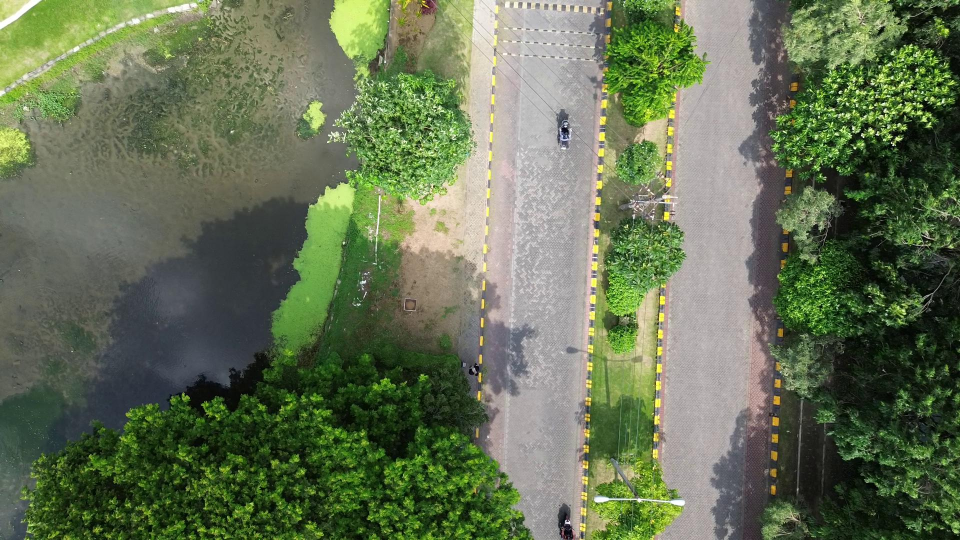
#> input picture dataset2/frame_20250206_072846_184100.jpg, 1920 x 1080 px, found by its file name (shown at 1/2 size); its folder holds 4 pictures in this run
$ python orb_flann.py
#> lines starting #> are read from the running program, lines starting #| are printed output that depends on the picture; after the words box and inside, x2 and y2 are one past the last pixel; in counts of white or black regions, pixels touching at a corner belong together
import cv2
import numpy as np
import os

def auto_crop(image):
    gray = cv2.cvtColor(image, cv2.COLOR_BGR2GRAY)
    _, thresh = cv2.threshold(gray, 1, 255, cv2.THRESH_BINARY)
    contours, _ = cv2.findContours(thresh, cv2.RETR_EXTERNAL, cv2.CHAIN_APPROX_SIMPLE)
    if contours:
        c = max(contours, key=cv2.contourArea)  # kontur terbesar
        x, y, w, h = cv2.boundingRect(c)
        return image[y:y+h, x:x+w]
    return image

def blend_images(base_img, overlay_img, x, y):
    # Membuat ROI (region of interest) di base_img
    h, w = overlay_img.shape[:2]
    roi = base_img[y:y+h, x:x+w]

    # Buat mask dari overlay_img (non hitam)
    gray_overlay = cv2.cvtColor(overlay_img, cv2.COLOR_BGR2GRAY)
    _, mask = cv2.threshold(gray_overlay, 1, 255, cv2.THRESH_BINARY)

    mask_inv = cv2.bitwise_not(mask)

    # Area base_img tanpa overlay
    base_bg = cv2.bitwise_and(roi, roi, mask=mask_inv)

    # Area overlay_img yang akan ditaruh
    overlay_fg = cv2.bitwise_and(overlay_img, overlay_img, mask=mask)

    # Gabungkan
    dst = cv2.add(base_bg, overlay_fg)
    base_img[y:y+h, x:x+w] = dst
    return base_img

def stitch_pair(img1, img2, debug_matches=False):
    gray1 = cv2.cvtColor(img1, cv2.COLOR_BGR2GRAY)
    gray2 = cv2.cvtColor(img2, cv2.COLOR_BGR2GRAY)

    orb = cv2.ORB_create(8000)
    kp1, des1 = orb.detectAndCompute(gray1, None)
    kp2, des2 = orb.detectAndCompute(gray2, None)

    if des1 is None or des2 is None:
        print("Feature descriptors not found.")
        return img1

    # === FLANN + LSH for ORB (binary descriptor) ===
    index_params = dict(
        algorithm=6,          # FLANN_INDEX_LSH
        table_number=6,
        key_size=12,
        multi_probe_level=1
    )
    search_params = dict(checks=50)

    flann = cv2.FlannBasedMatcher(index_params, search_params)

    # FLANN membutuhkan descriptor bertipe uint8
    if des1.dtype != np.uint8:
        des1 = des1.astype(np.uint8)
    if des2.dtype != np.uint8:
        des2 = des2.astype(np.uint8)

    matches = flann.knnMatch(des1, des2, k=2)

    # Lowe's Ratio Test
    good = []
    for m, n in matches:
        if m.distance < 0.75 * n.distance:
            good.append(m)

    print(f"Good matches: {len(good)}")

    if len(good) < 10:
        print("Not enough good matches.")
        return img1

    if debug_matches:
        match_img = cv2.drawMatches(img1, kp1, img2, kp2, good, None, flags=2)
        cv2.imshow("Matches", match_img)
        cv2.waitKey(0)
        cv2.destroyWindow("Matches")

    src_pts = np.float32([kp1[m.queryIdx].pt for m in good]).reshape(-1,1,2)
    dst_pts = np.float32([kp2[m.trainIdx].pt for m in good]).reshape(-1,1,2)

    # Homography (DLT + RANSAC)
    H, _ = cv2.findHomography(src_pts, dst_pts, cv2.RANSAC, 5.0)
    if H is None:
        print("Homography computation failed.")
        return img1

    h1, w1 = img1.shape[:2]
    h2, w2 = img2.shape[:2]

    corners_img1 = np.float32([[0,0], [0,h1], [w1,h1], [w1,0]]).reshape(-1,1,2)
    warped_corners = cv2.perspectiveTransform(corners_img1, H)
    all_corners = np.concatenate(
        (warped_corners,
         np.float32([[0,0], [0,h2], [w2,h2], [w2,0]]).reshape(-1,1,2)),
        axis=0
    )

    [xmin, ymin] = np.int32(all_corners.min(axis=0).ravel())
    [xmax, ymax] = np.int32(all_corners.max(axis=0).ravel())

    translation = [-xmin, -ymin]
    trans_mat = np.array([
        [1, 0, translation[0]],
        [0, 1, translation[1]],
        [0, 0, 1]
    ])

    output_width = xmax - xmin
    output_height = ymax - ymin

    max_dim = 32000
    if output_width > max_dim or output_height > max_dim:
        print(f"Skipping stitching due to large size: {output_width}x{output_height}")
        return img1

    result = cv2.warpPerspective(
        img1, trans_mat @ H, (output_width, output_height)
    )

    result = blend_images(result, img2, translation[0], translation[1])

    return result

def stitch_images_from_folder(folder_path, debug_matches=False):
#> called with folder_path = 'dataset2', debug_matches = False
    image_files = sorted([
        os.path.join(folder_path, f)
        for f in os.listdir(folder_path)
        if f.lower().endswith(('.jpg', '.jpeg', '.png'))
    ])

    if len(image_files) < 2:
        print("Need at least two images to stitch.")
        return None

    images = [cv2.imread(p) for p in image_files]
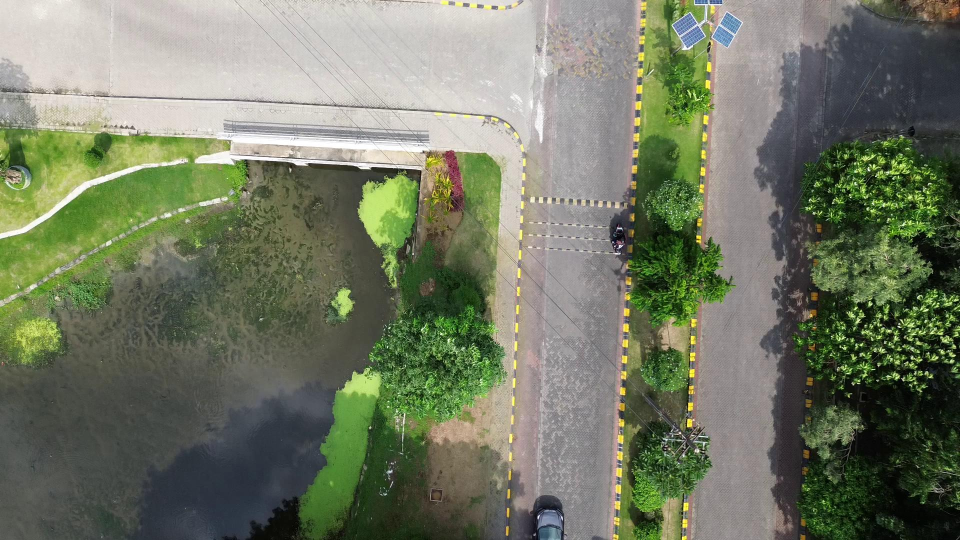
#> input picture dataset2/frame_20250206_072850_054633.jpg, 1920 x 1080 px, found by its file name (shown at 1/2 size)
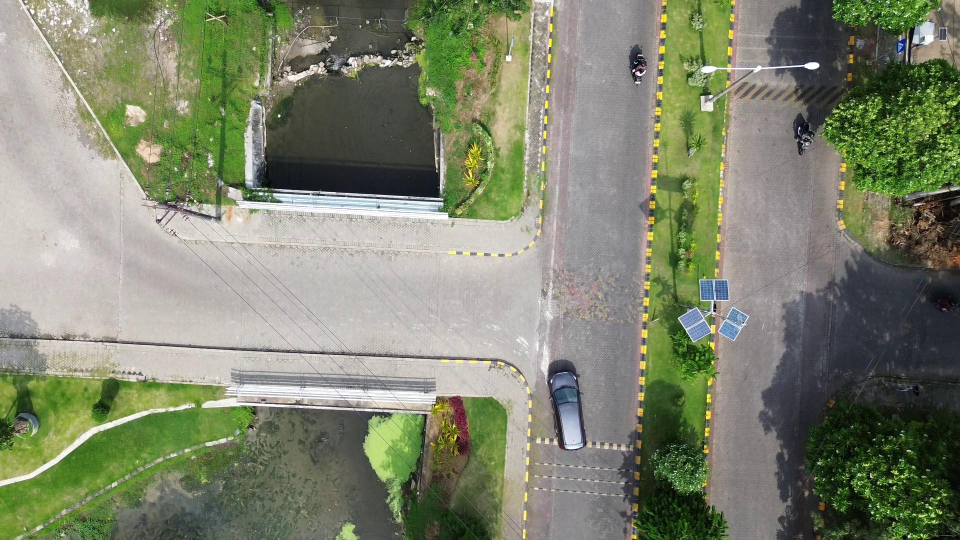
#> input picture dataset2/frame_20250206_072853_925166.jpg, 1920 x 1080 px, found by its file name (shown at 1/2 size)
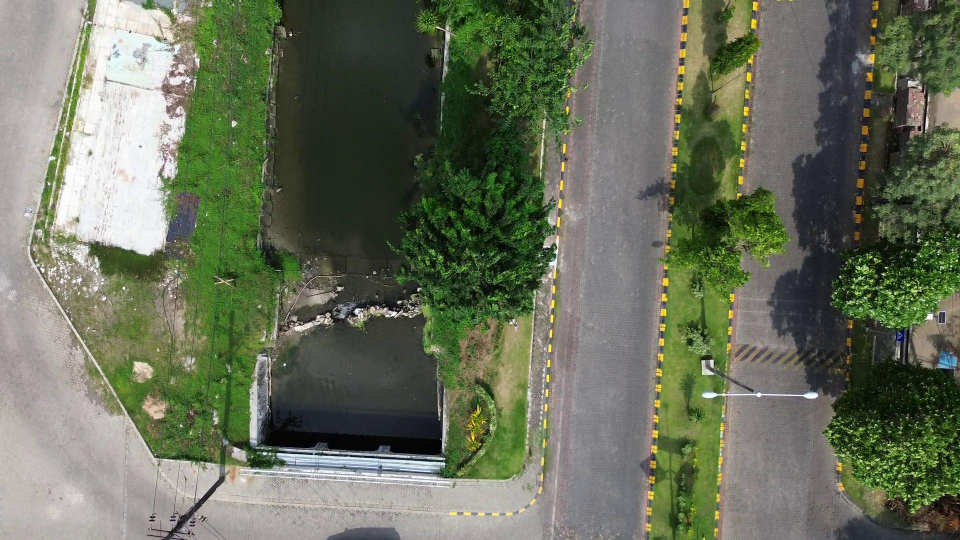
#> input picture dataset2/frame_20250206_072857_795700.jpg, 1920 x 1080 px, found by its file name (shown at 1/2 size)
#> images = 4 items
    stitched = images[0]
#> stitched is the input picture: shape (1080, 1920, 3); mean B, G, R 84, 114, 101.3

    for i in range(1, len(images)):
        print(f"Stitching image {i+1}/{len(images)}: {os.path.basename(image_files[i])}")
        stitched = stitch_pair(stitched, images[i], debug_matches)

        if i % 5 == 0:
            stitched = auto_crop(stitched)
            scale_percent = 50
            width = int(stitched.shape[1] * scale_percent / 100)
            height = int(stitched.shape[0] * scale_percent / 100)
            stitched = cv2.resize(stitched, (width, height), interpolation=cv2.INTER_AREA)
            print(f"Resized and cropped stitched image to: {width}x{height}")
#> this loop made 3 passes
#> (h1 in stitch_pair, w1 in stitch_pair, corners_img1 in stitch_pair, xmin in stitch_pair, xmax in stitch_pair, ymax in stitch_pair, trans_mat in stitch_pair, output_width in stitch_pair) on passes 1 to 3: (1080, 1920, [[0, 0], [0, 1080], [1920, 1080], [1920, 0]], -145, 1920, 1595, [[1, 0, 145], [0, 1, 0], [0, 0, 1]], 2065), (1595, 2065, [[0, 0], [0, 1595], [2065, 1595], [2065, 0]], -187, 1964, 2146, [[1, 0, 187], [0, 1, 0], [0, 0, 1]], 2151), (2146, 2151, [[0, 0], [0, 2146], [2151, 2146], [2151, 0]], -195, 1970, 2430, [[1, 0, 195], [0, 1, 0], [0, 0, 1]], 2165)
#| Stitching image 2/4: frame_20250206_072850_054633.jpg
#| Good matches: 183
#| Stitching image 3/4: frame_20250206_072853_925166.jpg
#| Good matches: 212
#| Stitching image 4/4: frame_20250206_072857_795700.jpg
#| Good matches: 304
#> pass 1, in stitch_pair, `result = cv2.warpPerspective( img1, trans_mat @ H, (output_width, outp..`:
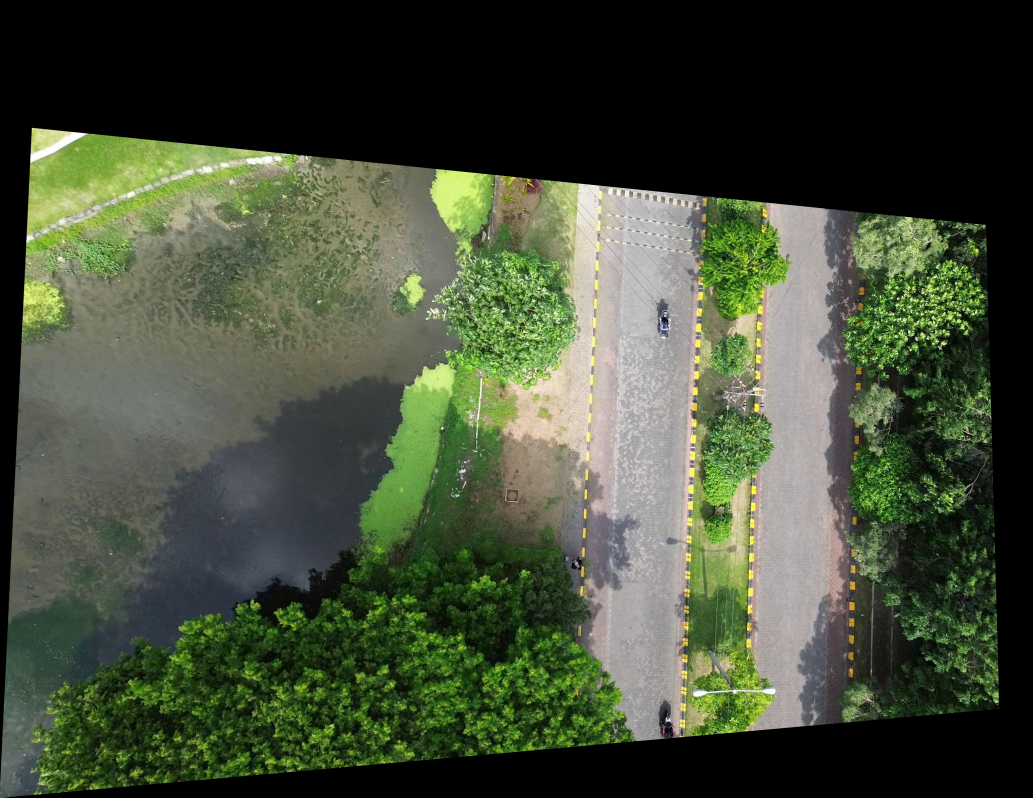
#> result: shape (1595, 2065, 3) (shown at 1/2 size); mean B, G, R 56.4, 77.1, 68.2
#> pass 1, in blend_images, `roi = base_img[y:y+h, x:x+w]`:
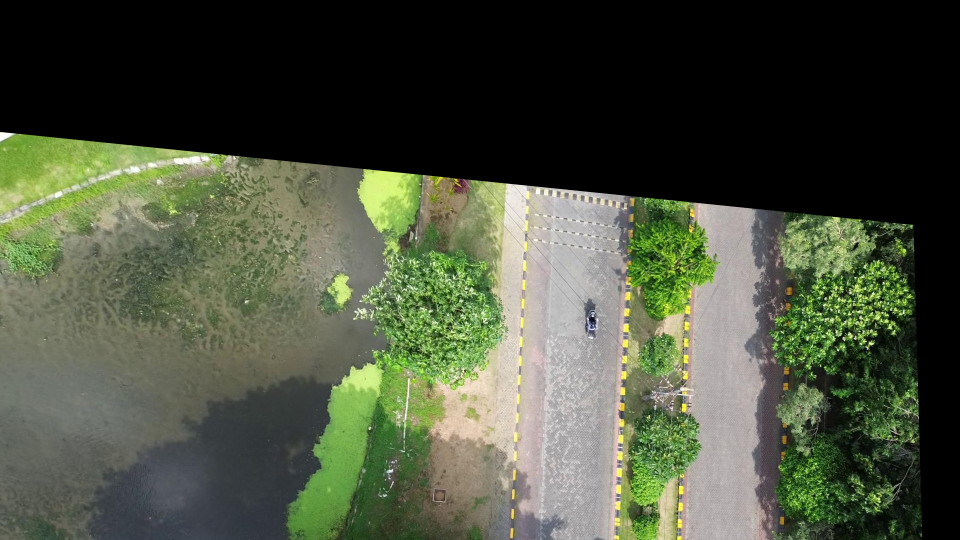
#> roi: shape (1080, 1920, 3) (shown at 1/2 size); mean B, G, R 62.6, 81.8, 75.1

    stitched = auto_crop(stitched)
#> in auto_crop, `_, thresh = cv2.threshold(gray, 1, 255, cv2.THRESH_BINARY)`:
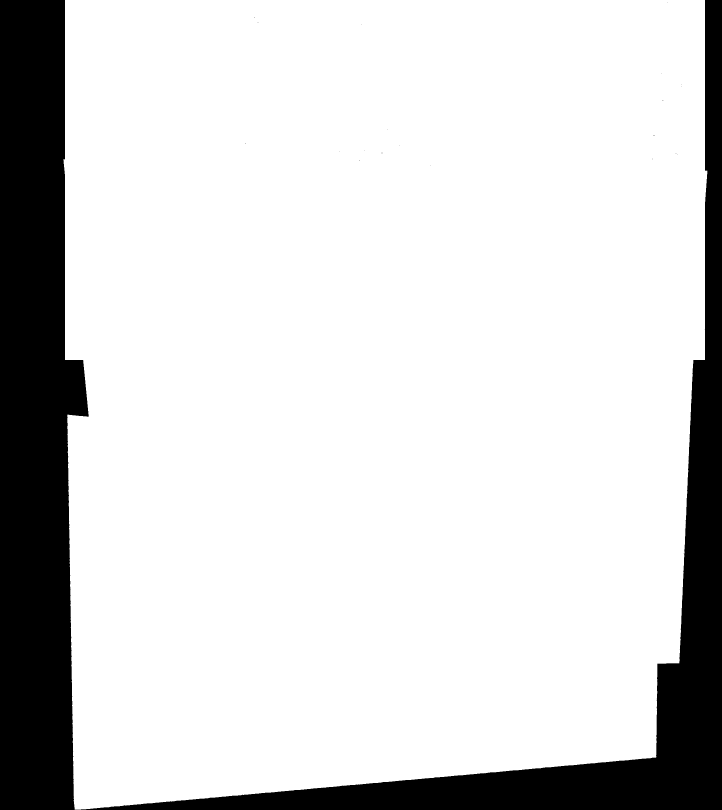
#> thresh: shape (2430, 2165) (shown at 1/3 size); 83.3% white; 26 black regions (25 under 20 px)
#> in auto_crop, `contours, _ = cv2.findContours(thresh, cv2.RETR_EXTERNAL, cv2.CHAIN_AP..`: contours = 1 contour; box (x1, y1, x2, y2) and area: (190, 0, 2122, 2429) 4379476
#> in auto_crop, `c = max(contours, key=cv2.contourArea)`: c = contour of 902 points, box (x1, y1, x2, y2) (190, 0, 2122, 2429), area 4379476
#> in auto_crop, `x, y, w, h = cv2.boundingRect(c)`: x = 190; y = 0; w = 1932; h = 2429
#> in auto_crop, `return image[y:y+h, x:x+w]`:
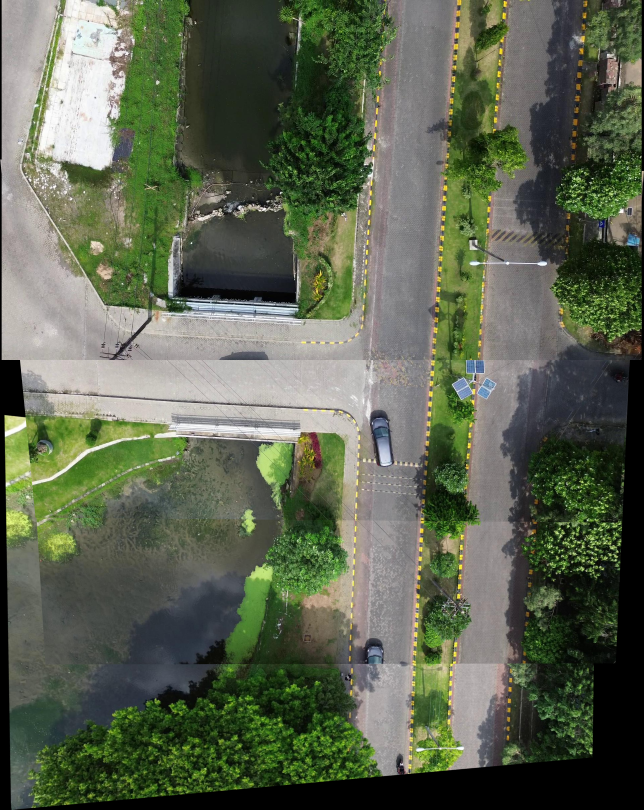
#> returned value: shape (2429, 1932, 3) (shown at 1/3 size); mean of channels 0, 1, 2 80.4, 100.7, 92.6; drawn as B, G, R
    return stitched


# === Usage ===
folder_path = 'dataset2'  # Ganti sesuai foldermu
result = stitch_images_from_folder(folder_path, debug_matches=False)

if result is not None:
    cv2.imwrite('worked/ORB_FLANN/8000.jpg', result)
    cv2.imshow('Stitched Result', result)
    cv2.waitKey(0)
    cv2.destroyAllWindows()
